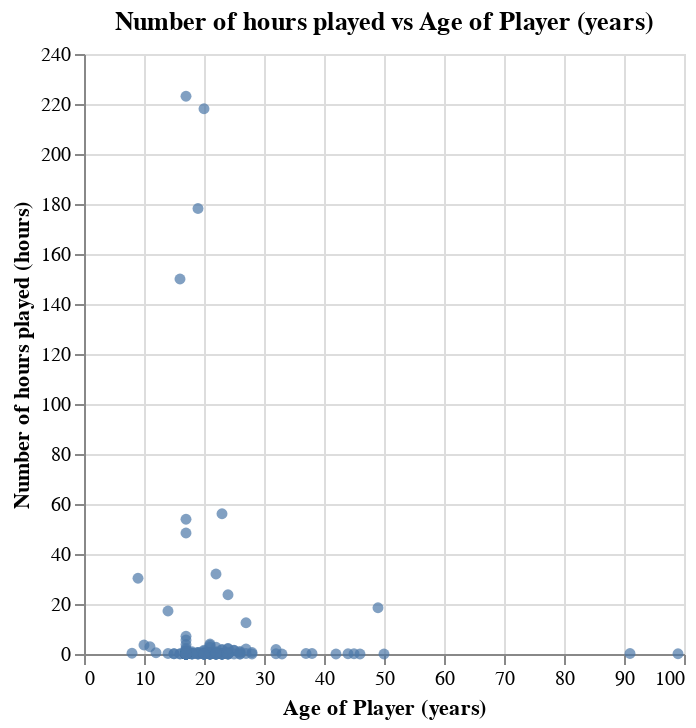

The code cell stored with this chart in its notebook:
### Markdown cell above
Relationship between played_hours and age

there are a very small number of observations with a higher number played_hours.
Most players with high played_hours are from 15-25.

### Code cell
# used scatter plot due to having 2 numerical quantities

hours_vs_age = alt.Chart(players_clean).mark_circle().encode(
    x=alt.X("age").title("Age of Player (years)"), 
    y=alt.Y("played_hours").title("Number of hours played (hours)"), 
).properties(title="Number of hours played vs Age of Player (years)")

hours_vs_age

### Figure 1 — Vega specification as saved in the notebook (floating-point values rounded to 4 significant figures; data arrays with more than 128 entries replaced by an {"elided": "..."} marker saying what was removed)
{"$schema": "https://vega.github.io/schema/vega/v5.json", "data": [{"name": "source_0", "values": {"elided": "196 records"}}, {"name": "source_0_x_domain_age", "values": [{"min": 8, "max": 99}]}, {"name": "source_0_y_domain_played_hours", "values": [{"min": 0.0, "max": 223.1}]}], "marks": [{"type": "symbol", "name": "marks", "from": {"data": "source_0"}, "encode": {"update": {"x": {"field": "age", "scale": "x"}, "y": {"field": "played_hours", "scale": "y"}, "shape": {"value": "circle"}, "fill": {"value": "#4c78a8"}, "opacity": {"value": 0.7}}}, "style": ["circle"]}], "scales": [{"name": "x", "type": "linear", "domain": [{"signal": "(data(\"source_0_x_domain_age\")[0] || {}).min"}, {"signal": "(data(\"source_0_x_domain_age\")[0] || {}).max"}], "range": [0, {"signal": "width"}], "zero": true, "nice": true}, {"name": "y", "type": "linear", "domain": [{"signal": "(data(\"source_0_y_domain_played_hours\")[0] || {}).min"}, {"signal": "(data(\"source_0_y_domain_played_hours\")[0] || {}).max"}], "range": [{"signal": "height"}, 0], "nice": true, "zero": true}], "axes": [{"scale": "x", "gridScale": "y", "aria": false, "grid": true, "minExtent": 0, "orient": "bottom", "ticks": false, "maxExtent": 0, "zindex": 0, "domain": false, "tickCount": {"signal": "ceil(width/40)"}, "labels": false}, {"scale": "y", "orient": "left", "tickCount": {"signal": "ceil(height/40)"}, "grid": true, "maxExtent": 0, "zindex": 0, "minExtent": 0, "ticks": false, "domain": false, "gridScale": "x", "aria": false, "labels": false}, {"scale": "x", "orient": "bottom", "grid": false, "labelFlush": true, "labelOverlap": true, "tickCount": {"signal": "ceil(width/40)"}, "title": "Age of Player (years)", "zindex": 0}, {"scale": "y", "zindex": 0, "grid": false, "labelOverlap": true, "title": "Number of hours played (hours)", "orient": "left", "tickCount": {"signal": "ceil(height/40)"}}], "title": {"text": "Number of hours played vs Age of Player (years)", "frame": "group"}, "height": 300, "style": "cell", "width": 300, "background": "white", "padding": 5}
